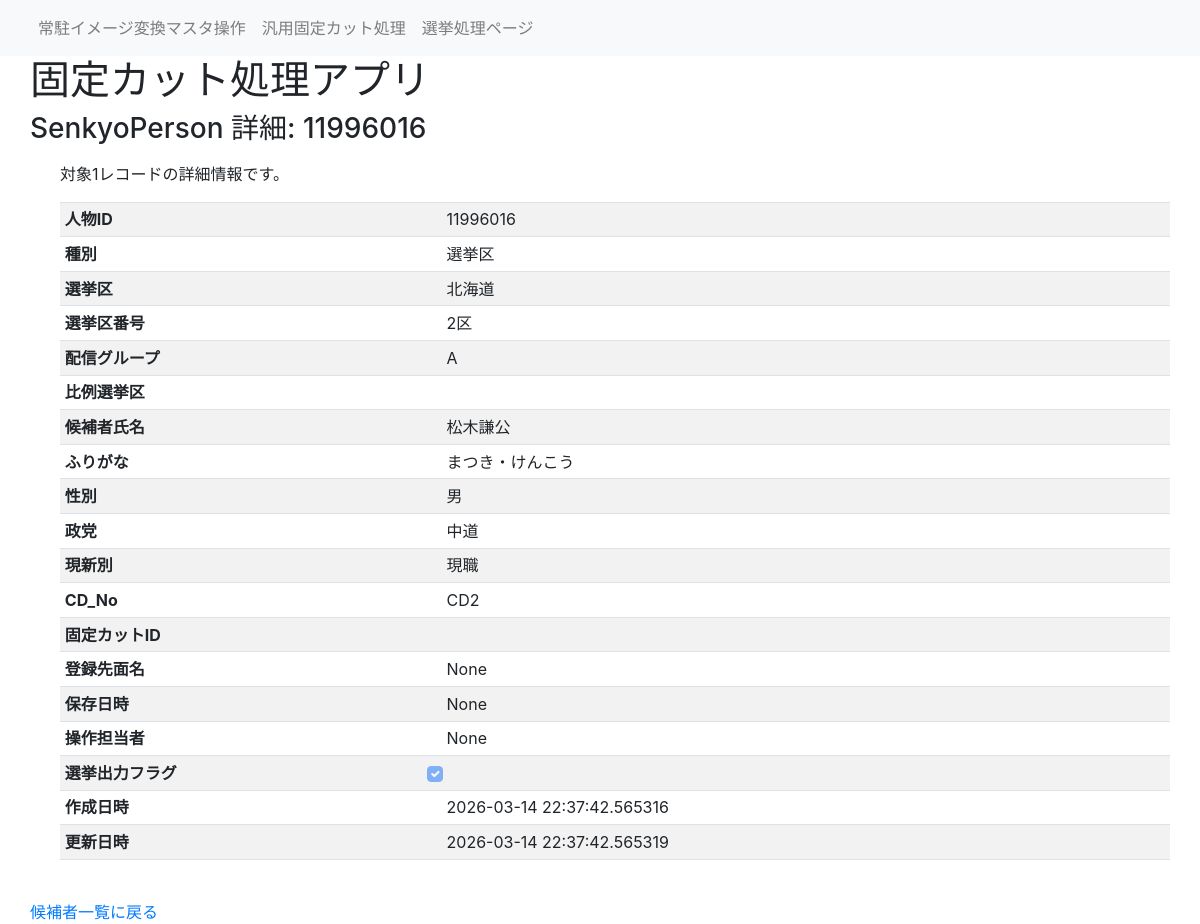
Page /senkyo_person_table_detail/11996016 on the committed database.
### fixedcut_app/models/senkyo_person.py (models this page shows)
class SenkyoPerson(db.Model):
    ___tablename__ = "SenkyoPerson"
    id = db.Column(db.Integer, primary_key=True) #候補者番号
    syubetu = db.Column(db.String(5)) #選挙種別(選挙区、比例、重複)
    senkyoku = db.Column(db.String(10)) #選挙区（福島）
    senkyokuNo = db.Column(db.String(5)) #選挙区番号（1区）
    sendGroup = db.Column(db.String(2)) #配信グループ（A～C）
    hirei = db.Column(db.String(10))  #比例選挙単位（東北ブロック）
    name = db.Column(db.String(20))  #氏名
    hurigana = db.Column(db.String(20))  #指名読み仮名
    name_jikai = db.Column(db.String(100))  #指名字解
    kyodo_name = db.Column(db.String(20))  #共同表記氏名
    seibetsu = db.Column(db.String(5))  #性別
    seito = db.Column(db.String(30))  #政党
    genshinbetu = db.Column(db.String(2))  #現新別
    facefilename = db.Column(db.String(100))  #顔写真ファイル名
    photo_date = db.Column(db.DateTime)  #撮影日
    CD_No = db.Column(db.String(5))  #配信CD
    fixedcutID = db.Column(db.String(20))  #固定カットID
    updateCount = db.Column(db.Integer) #更新回数
    store_date = db.Column(db.DateTime)  #保存日時
    MenName = db.Column(db.String(20)) #登録先面名
    operater = db.Column(db.String(20)) #操作担当者
    created_at = db.Column(db.DateTime, nullable=False, default=datetime.now)  # 作成日時
    updated_at = db.Column(db.DateTime, nullable=False, default=datetime.now, onupdate=datetime.now)  # 更新日時
    output_Flg = db.Column(db.Boolean, default=True) #選挙出力フラグ

### fixedcut_app/views.py (the view)
@app.route('/senkyo_person_table_detail/<int:id>', methods=['GET'])
def senkyo_person_table_detail(id):
    person = db.session.query(SenkyoPerson).filter(SenkyoPerson.id == id).first()
    if person is None:
        return render_template('error_404.html'), 404
    return render_template('senkyo_person_table_detail.html', person=person)

### fixedcut_app/views.py (called while the page is built)
@app.before_request
def log_request():
    app.logger.info("Request: %s %s from %s", request.method, request.path, request.remote_addr)

### fixedcut_app/templates/senkyo_person_table_detail.html (shortened to what this page needs)
{% extends 'layout.html' %}
{% block header %}
<h3>SenkyoPerson 詳細: {{ person.id }}</h3>
{% endblock %}
{% block content %}
<div class="container mt-3">
    <p>対象1レコードの詳細情報です。</p>
    <div class="table-responsive">
        <table class="table table-striped table-hover table-sm">
            <tbody>
                <tr><th>人物ID</th><td>{{ person.id }}</td></tr>
                <tr><th>種別</th><td>{{ person.syubetu }}</td></tr>
                <tr><th>選挙区</th><td>{{ person.senkyoku }}</td></tr>
                <tr><th>選挙区番号</th><td>{{ person.senkyokuNo }}</td></tr>
                <tr><th>配信グループ</th><td>{{ person.sendGroup }}</td></tr>
                <tr><th>比例選挙区</th><td>{{ person.hirei }}</td></tr>
                <tr><th>候補者氏名</th><td>{{ person.name }}</td></tr>
                <tr><th>ふりがな</th><td>{{ person.hurigana }}</td></tr>
                <tr><th>性別</th><td>{{ person.seibetsu }}</td></tr>
                <tr><th>政党</th><td>{{ person.seito }}</td></tr>
                <tr><th>現新別</th><td>{{ person.genshinbetu }}</td></tr>
                <tr><th>CD_No</th><td>{{ person.CD_No }}</td></tr>
                <tr><th>固定カットID</th><td>{{ person.fixedcutID }}</td></tr>
                <tr><th>登録先面名</th><td>{{ person.MenName }}</td></tr>
                <tr><th>保存日時</th><td>{{ person.store_date }}</td></tr>
                <tr><th>操作担当者</th><td>{{ person.operater }}</td></tr>
                <tr>
                    <th>選挙出力フラグ</th>
                    <td>
                    </td>
                </tr>
                <tr><th>作成日時</th><td>{{ person.created_at }}</td></tr>
                <tr><th>更新日時</th><td>{{ person.updated_at }}</td></tr>
            </tbody>
        </table>
    </div>
</div>
{% endblock %}
{% block footer %}
<a href="{{ url_for('senkyo_person_table') }}">候補者一覧に戻る</a>
{% endblock %}

### rows in the picture
SenkyoPerson: id "11996016", syubetu "選挙区", senkyoku "北海道", senkyokuNo "2区", sendGroup "A", name "松木謙公", hurigana "まつき・けんこう", seibetsu "男", seito "中道", genshinbetu "現職", CD_No "CD2", MenName "None", store_date "None", operater "None", created_at "2026-03-14 22:37:42.565316", updated_at "2026-03-14 22:37:42.565319"
